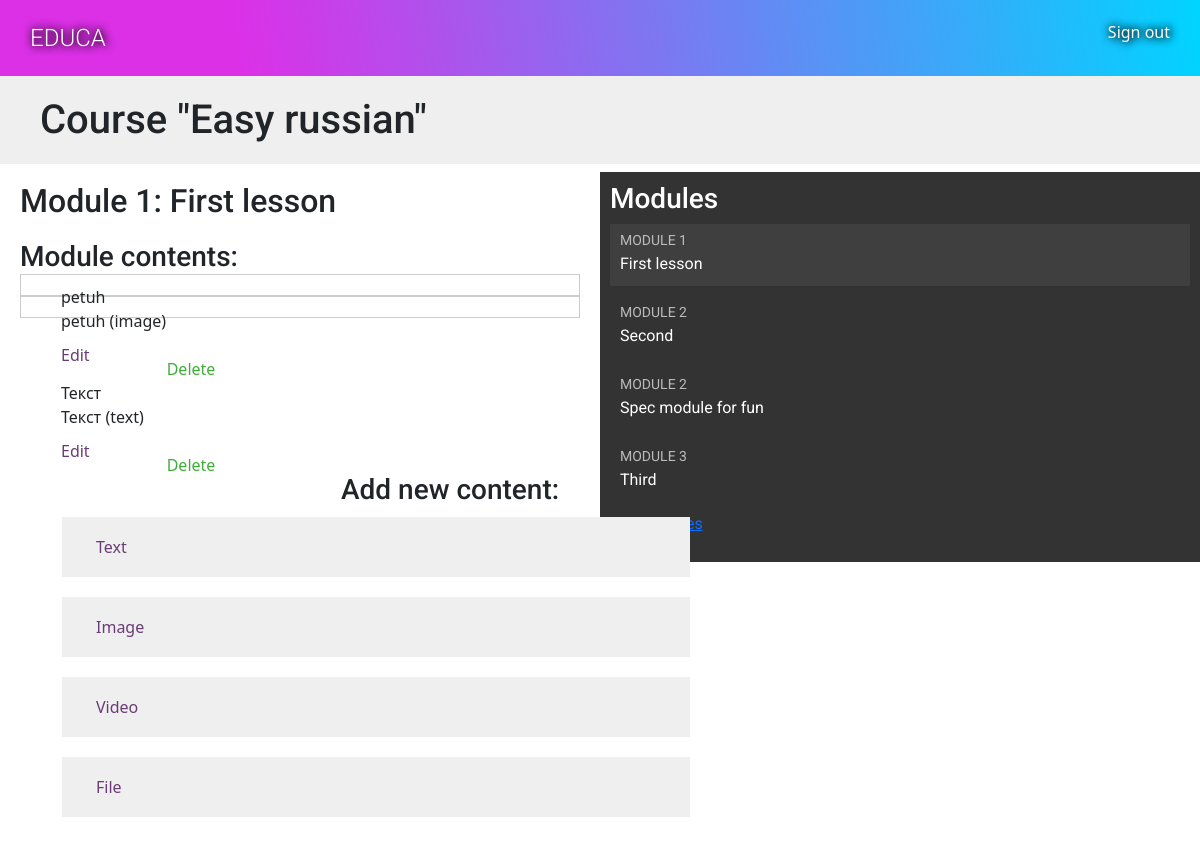
The page /course/module/1/ (signed in) on the database its author committed.
### courses/models.py (models this page shows, shortened)
class Course(models.Model):
    name = models.CharField(max_length=200)
    slug = AutoSlugField(populate_from='name', unique=True)
    students = models.ManyToManyField(User, blank=True, related_name='courses_students')
    subject = models.ForeignKey(Subject, related_name='courses', on_delete=models.CASCADE)
    owner = models.ForeignKey(User, related_name='owners', on_delete = models.SET_NULL, null=True)
    created = models.DateField(auto_now_add=True)
    overview = models.TextField()
    price = models.IntegerField('Цена', default=0)
    views_count = models.IntegerField("Просмотры курса", default=0)
    mean_rating = models.DecimalField('Рейтинг', default=0, decimal_places=2, max_digits=3)
    class Meta:
        ordering=['-created']

class Module(models.Model):
    name = models.CharField(max_length=200)
    slug = models.CharField(max_length = 200)
    course = models.ForeignKey(Course, related_name='modules', on_delete=models.CASCADE)
    description = models.TextField(blank=True)
    order = OrderField(blank=True, for_fields=['course'])
    class Meta:
        ordering = ['order']

class Content(models.Model):
    module = models.ForeignKey(Module, on_delete=models.CASCADE, related_name='content')
    content_type = models.ForeignKey(ContentType, on_delete=models.CASCADE, limit_choices_to={'model__in':( 'text',\
                                                                                                           'video',\
                                                                                                           'image',\
                                                                                                           'file')})
    object_id = models.PositiveIntegerField()
    content_object = GenericForeignKey('content_type', 'object_id') # = itme
    order = OrderField(blank=True, for_fields = ['module'])  #????
    class Meta:
        ordering = ['order']

class BaseItem(models.Model):
    owner = models.ForeignKey(User, on_delete=models.CASCADE)
    title = models.CharField(max_length=250)
    created = models.DateTimeField(auto_now_add=True)
    updated = models.DateTimeField(auto_now=True)
    def __str__(self):
        return self.title
    class Meta:
        abstract = True

class Image(BaseItem):
    image = models.ImageField(upload_to='videos')

class Text(BaseItem):
    text = models.TextField()

### courses/views.py (the view)
# urls.py: path('module/<int:module_id>/', ModuleContentListView.as_view(), name = "module_content_list"),
class ModuleContentListView(TemplateResponseMixin, View):
    template_name = 'courses/manage/module/content_list.html'
    def get(self, request, module_id):
        module = get_object_or_404(Module, id=module_id, course__owner=request.user)
        module_content = module.content.all()
        return self.render_to_response({'module':module, 'module_content':module_content})

### courses/templatetags/course.py (called while the page is built)
@register.filter
def model_name(obj):
    try:
        return obj._meta.model_name
    except AttributeError:
        return None

### courses/templates/courses/manage/module/content_list.html (shortened to what this page needs)
{% extends "base.html" %}
{% load course %}
{% block content %}
  {% with course=module.course %}
    <h1>Course "{{ course.name }}"</h1>
    <div class="contents">
      <h3>Modules</h3>
      <ul id="modules">
        {% for m in course.modules.all %}
          <li data-id="{{ m.id }}" {% if m == module %}
           class="selected"{% endif %}>
            <a href="{% url "module_content_list" m.id %}">
              <span>
                Module <span class="order">{{ m.order|add:1 }}</span>
              </span>
              <br>
              {{ m.name }}
            </a>
          </li>
        {% empty %}
          <li>No modules yet.</li>
        {% endfor %}
      </ul>
      <p><a href="{% url "course_module_update" course.id %}">
      Edit modules</a></p>
    </div>
    <div class="module">
      <h2>Module {{ module.order|add:1 }}: {{ module.name }}</h2>
      <h3>Module contents:</h3>
      <div id="module-contents">
        {% for content in module_content %}
          <div data-id="{{ content.id }}">
            {% with item=content.content_object %}
              <p>{{ item }}</p>
              <p>{{ item }} ({{ item|model_name }})</p>
                <a href="{% url 'module_content_update' module.id item|model_name %}">
                    Edit
                </a>
              <form action="{% url "module_content_delete" content.id %}" method="post">
                <input type="submit" value="Delete">
              </form>
            {% endwith %}
          </div>
        {% empty %}
          <p>This module has no contents yet.</p>
        {% endfor %}
      </div>
      <h3>Add new content:</h3>
      <ul class="content-types">
        <li><a href="{% url "module_content_create" module.id "text" %}">
        Text</a></li>
        <li><a href="{% url "module_content_create" module.id "image" %}">
        Image</a></li>
        <li><a href="{% url "module_content_create" module.id "video" %}">
        Video</a></li>
        <li><a href="{% url "module_content_create" module.id "file" %}">
        File</a></li>
      </ul>
    </div>
  {% endwith %}
{% endblock %}

### courses/static/css/base.css (style rules this page uses)
body { margin:0; font-family:'Roboto', sans-serif; font-weight:400; color:#333; }
a { color:#3fad37; text-decoration:none; }
ul { float:left; }
h1, h2, h3, h4, h5, h6 { font-family:'Roboto', sans-serif; font-weight:300; }
h1 { background:#efefef; width:100%; overflow:auto; padding:20px 0 20px 40px; margin:0; }
.module { padding:10px 20px; float:left; width:600px; }
.module a { padding: 10px 20px; float:left; width:600px; text-decoration: none; color: #6a3c75; transition: all 0.6s ease; }
.module h3 { margin: 20px 0 0; padding:0; width:100%; }
.module p { margin: 0px 20px; width:100%; float:left; }
.contents { width:50%; padding:10px; float:right; background:#333; color: #fff; font-family:'Roboto', sans-serif; }
.contents ul { list-style:none; margin:0; padding:0; width:100%; }
.contents ul li { margin:0 0 10px 0; padding:4px 10px 10px; overflow:auto; cursor:move; }
.contents ul li.selected { background:#3f3f3f; }
.contents ul span { text-transform:uppercase; color:#bbb; font-size:14px; }
.contents ul a { display:block; color:#fff; text-decoration:none; transition: all 0.4s ease; }
ul.content-types li { list-style:none; float:left; margin:10px; background:#efefef; padding:8px 14px; }
input, select, textarea { border:1px solid #ccc; border-bottom:3px solid #ccc; padding:8px 12px; font-size:16px; font-family:'Roboto', sans-serif; float:left; clear:both; width:300px; }
input[type=submit], a.button { border-radius:5px; background: rgba(220,48,231,1); color:#fff; font-size:16px; text-transform:uppercase; border:none; padding:10px 20px; margin:20px 0; transition: all 1.2s ease; }
#module-contents div { padding:10px 20px; border:1px solid #ccc; background:#fff }
#module-contents form { margin:0; padding:0; }
#module-contents input[type=submit] { color:#3fad37; background:none; margin:-20px 0 0; padding:0; float:left; text-transform:none; }

### rows shown on the page
Course: name "Easy russian"
Module: order|add "1", name "First lesson"
Module: order|add "2", name "Second"
Module: order|add "2", name "Spec module for fun"
Module: order|add "3", name "Third"
Content: content_object "petuh", content_object|model_name "image"
Content: content_object "Текст", content_object|model_name "text"
